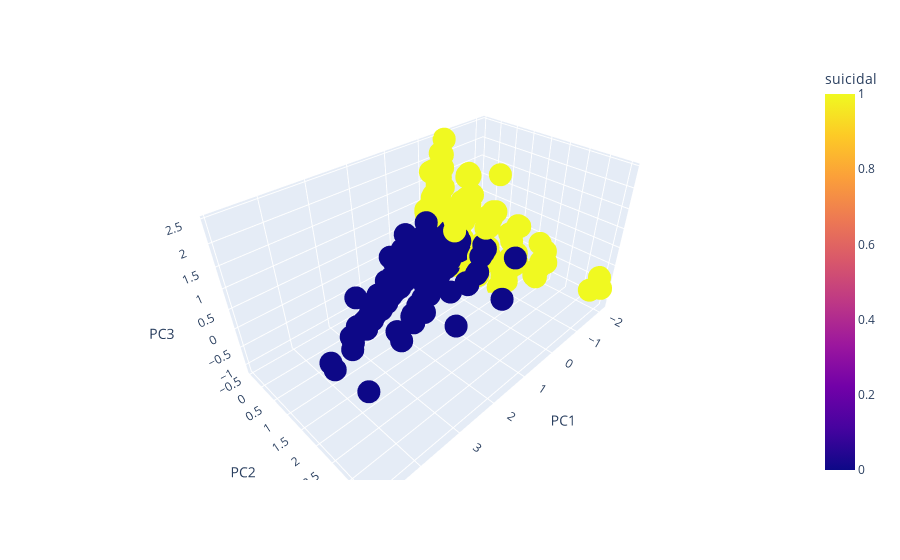

Here is the notebook cell this chart was saved with:
### Code cell
#now in 3D with plotly
import plotly.express as px
pca = PCA(n_components=3)
pca.fit(X_train)
dtm_train_pca = pca.transform(X_train)
dtm_train_pca = pd.DataFrame(dtm_train_pca, columns=['PC1', 'PC2', 'PC3'])
dtm_train_pca['suicidal'] = y_train.values
fig = px.scatter_3d(dtm_train_pca, x='PC1', y='PC2', z='PC3', color='suicidal')
fig.show()

### Figure 1 — Plotly figure (JSON) as saved in the notebook; plotly's stock layout.template omitted (floating-point values rounded to 4 significant figures; data arrays with more than 128 entries replaced by an {"elided": "..."} marker saying what was removed)
{"data": [{"hovertemplate": "PC1=%{x}<br>PC2=%{y}<br>PC3=%{z}<br>suicidal=%{marker.color}<extra></extra>", "legendgroup": "", "marker": {"color": {"elided": "7847 int values"}, "coloraxis": "coloraxis", "symbol": "circle"}, "mode": "markers", "name": "", "scene": "scene", "showlegend": false, "type": "scatter3d", "x": {"elided": "7847 float values"}, "y": {"elided": "7847 float values"}, "z": {"elided": "7847 float values"}}], "layout": {"coloraxis": {"colorbar": {"title": {"text": "suicidal"}}, "colorscale": [[0, "#0d0887"], [0.1111, "#46039f"], [0.2222, "#7201a8"], [0.3333, "#9c179e"], [0.4444, "#bd3786"], [0.5556, "#d8576b"], [0.6667, "#ed7953"], [0.7778, "#fb9f3a"], [0.8889, "#fdca26"], [1, "#f0f921"]]}, "legend": {"tracegroupgap": 0}, "margin": {"t": 60}, "scene": {"domain": {"x": [0, 1], "y": [0, 1]}, "xaxis": {"title": {"text": "PC1"}}, "yaxis": {"title": {"text": "PC2"}}, "zaxis": {"title": {"text": "PC3"}}}}}
